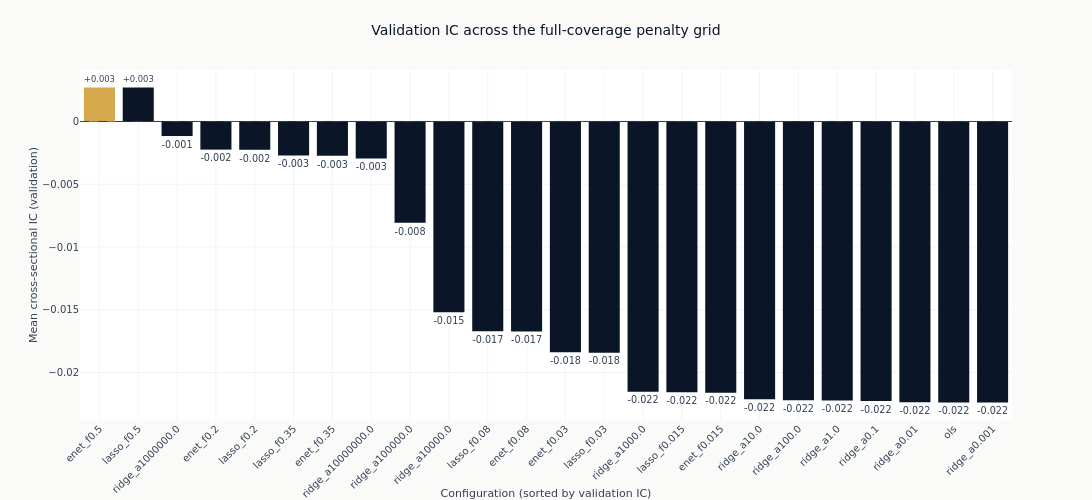

The notebook cell saved with this chart:
### Markdown cell above
### How the penalty grid ranks

Only the configurations measured on all `full_days` validation dates are charted. The
partial-coverage ones are in the table above with `full_coverage` false, and are left out here
because their IC is an average over a different set of dates. The zero line is the reference
that matters: a bar below it is a model whose ranking pointed the wrong way out of sample.

### Code cell
def compact(params: str) -> str:
    """Render declared parameters for a label: `alpha=1000000.0` reads as `alpha=1e+06`."""
    return re.sub(r"\d+\.?\d*(?:[eE][+-]?\d+)?", lambda m: f"{float(m.group()):g}", params)


full = catalog.filter("full_coverage")
leader = full.row(0, named=True)

fig_ic = go.Figure(
    go.Bar(
        x=full.get_column("config_name").to_list(),
        y=full.get_column("ic_mean").to_list(),
        marker_color=[
            COLORS["amber"] if name == leader["config_name"] else COLORS["blue"]
            for name in full.get_column("config_name")
        ],
        text=[f"{value:+.3f}" for value in full.get_column("ic_mean")],
        textposition="outside",
        cliponaxis=False,
    )
)
fig_ic.add_hline(y=0, line_width=1, line_dash="dash", line_color=COLORS["neutral"])
fig_ic.update_layout(
    title="Validation IC across the full-coverage penalty grid",
    height=500,
    width=1100,
    showlegend=False,
    margin=dict(t=70),
)
fig_ic.update_xaxes(title_text="Configuration (sorted by validation IC)", tickangle=-45)
fig_ic.update_yaxes(title_text="Mean cross-sectional IC (validation)")
show_plotly_with_alt(
    fig_ic,
    "Bar chart of mean validation information coefficient for every full-coverage linear "
    f"configuration, sorted descending, against a dashed zero line. {leader['config_name']} "
    f"({compact(leader['params'])}) is highlighted in amber at the top of the ranking at IC "
    f"{leader['ic_mean']:+.3f}. Most bars fall below zero.",
)

### Figure 1 — Plotly figure (JSON) as saved in the notebook; plotly's stock layout.template omitted (floating-point values rounded to 4 significant figures)
{"data": [{"cliponaxis": false, "marker": {"color": ["#D4A84B", "#0a1628", "#0a1628", "#0a1628", "#0a1628", "#0a1628", "#0a1628", "#0a1628", "#0a1628", "#0a1628", "#0a1628", "#0a1628", "#0a1628", "#0a1628", "#0a1628", "#0a1628", "#0a1628", "#0a1628", "#0a1628", "#0a1628", "#0a1628", "#0a1628", "#0a1628", "#0a1628"]}, "text": ["+0.003", "+0.003", "-0.001", "-0.002", "-0.002", "-0.003", "-0.003", "-0.003", "-0.008", "-0.015", "-0.017", "-0.017", "-0.018", "-0.018", "-0.022", "-0.022", "-0.022", "-0.022", "-0.022", "-0.022", "-0.022", "-0.022", "-0.022", "-0.022"], "textposition": "outside", "type": "bar", "x": ["enet_f0.5", "lasso_f0.5", "ridge_a1000000.0", "enet_f0.2", "lasso_f0.2", "lasso_f0.35", "enet_f0.35", "ridge_a10000000.0", "ridge_a100000.0", "ridge_a10000.0", "lasso_f0.08", "enet_f0.08", "enet_f0.03", "lasso_f0.03", "ridge_a1000.0", "lasso_f0.015", "enet_f0.015", "ridge_a10.0", "ridge_a100.0", "ridge_a1.0", "ridge_a0.1", "ridge_a0.01", "ols", "ridge_a0.001"], "y": [0.002707, 0.002703, -0.001157, -0.00224, -0.002252, -0.002718, -0.002736, -0.002941, -0.008067, -0.0152, -0.01671, -0.01673, -0.01837, -0.01842, -0.02152, -0.02156, -0.0216, -0.02213, -0.02221, -0.02223, -0.02226, -0.02236, -0.02238, -0.02238]}], "layout": {"height": 500, "margin": {"t": 70}, "shapes": [{"line": {"color": "#334155", "dash": "dash", "width": 1}, "type": "line", "x0": 0, "x1": 1, "xref": "x domain", "y0": 0, "y1": 0, "yref": "y"}], "showlegend": false, "title": {"text": "Validation IC across the full-coverage penalty grid"}, "width": 1100, "xaxis": {"tickangle": -45, "title": {"text": "Configuration (sorted by validation IC)"}}, "yaxis": {"title": {"text": "Mean cross-sectional IC (validation)"}}}}
